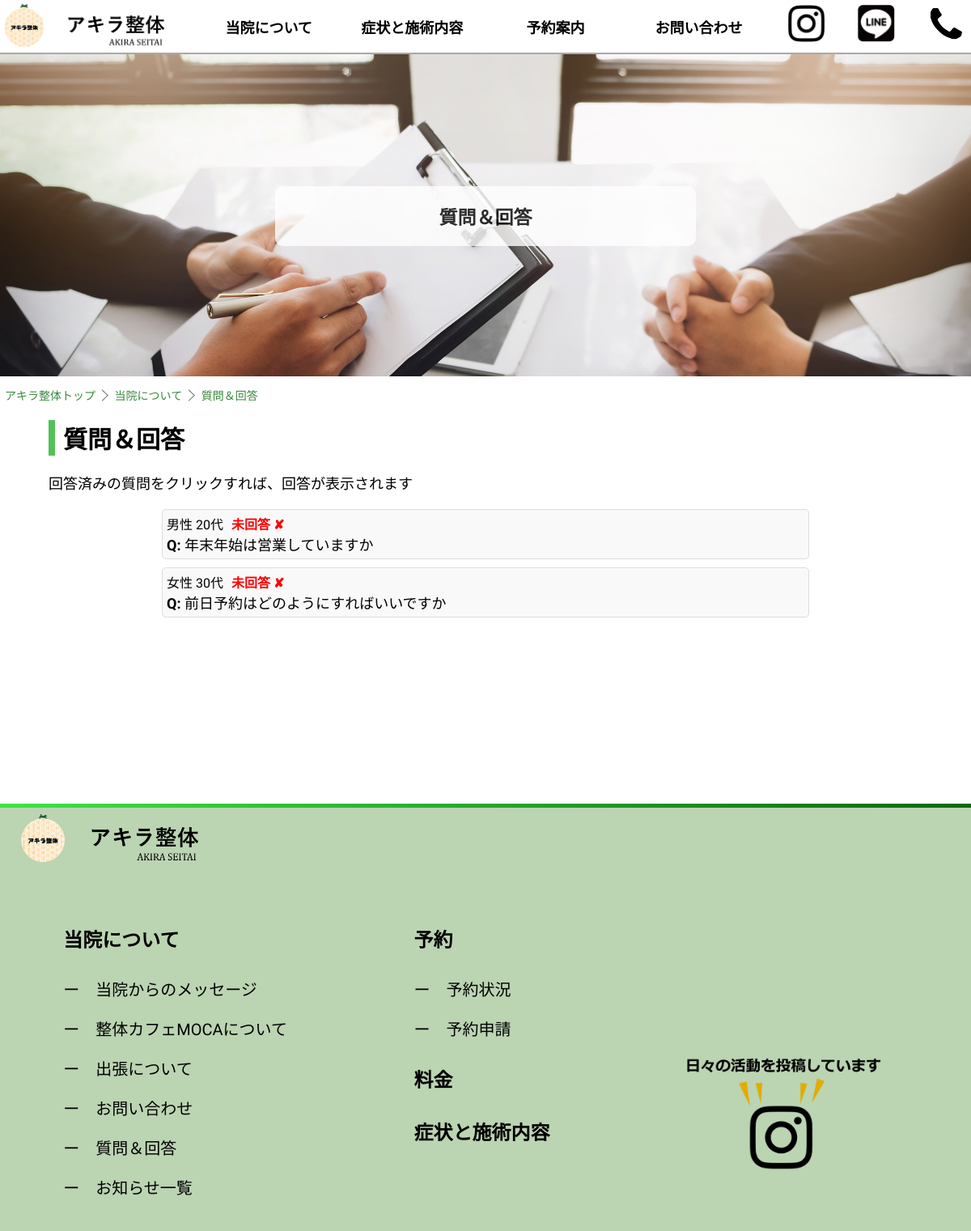
The app's page /faq/, older data.
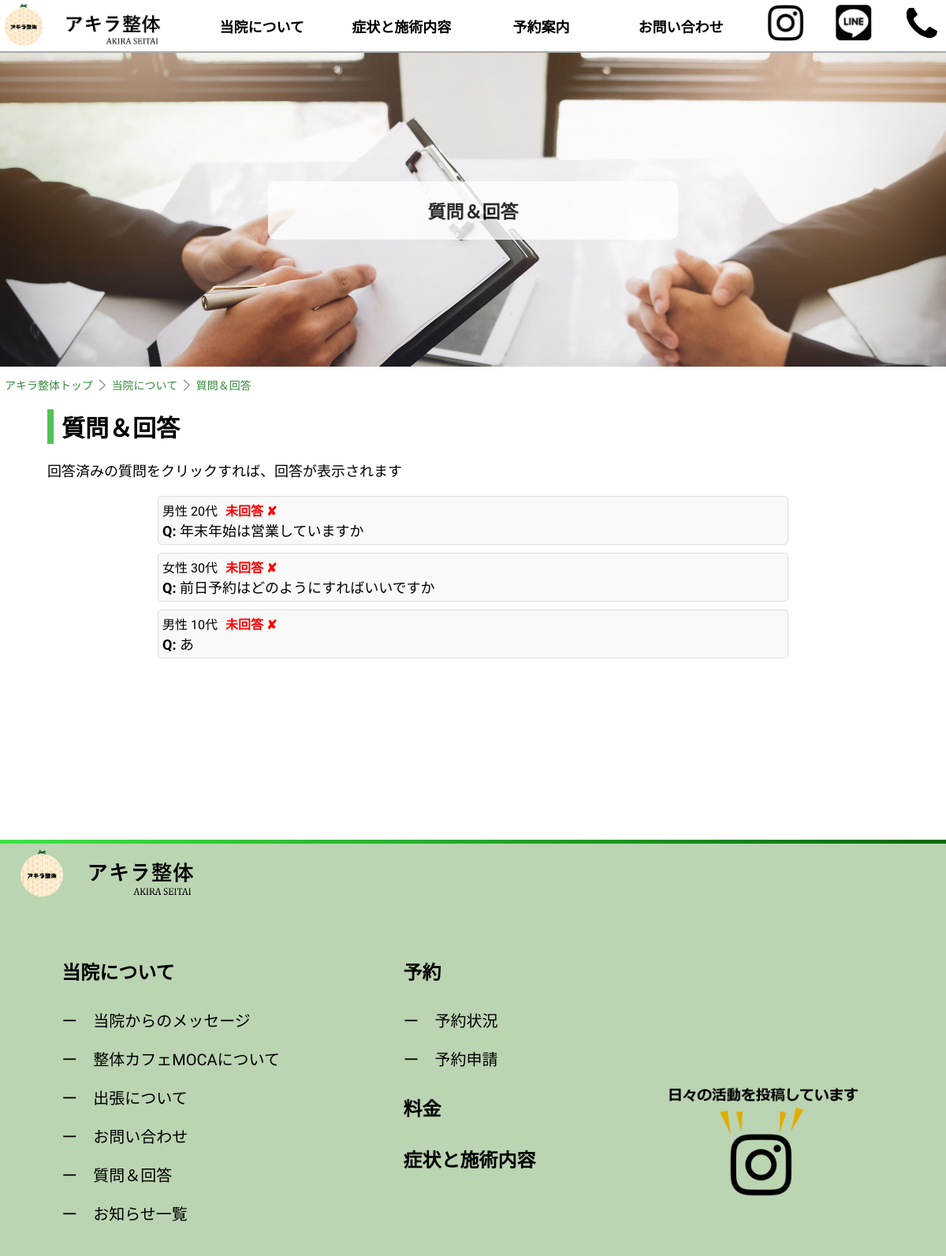
The same page, newer data.
### calendarapp/models.py (models this page shows, shortened)
class Contact(models.Model):
    GENDER_CHOICES = [
        ('男性', '男性'),
        ('女性', '女性'),
        ('その他', 'その他'),
    ]
    AGE_CHOICES = [
        ('10代', '10代'),
        ('20代', '20代'),
        ('30代', '30代'),
        ('40代', '40代'),
        ('50代', '50代'),
        ('60代以上', '60代以上'),
    ]
    gender = models.CharField(max_length=10, choices=GENDER_CHOICES)  # 性別
    age = models.CharField(max_length=10, choices=AGE_CHOICES)       # 年齢
    message = models.TextField()
    answer = models.TextField(blank=True, null=True)

### calendarapp/views.py (the view)
# urls.py: path('faq/', views.faq_view, name='faq'),
def faq_view(request):
    contacts = Contact.objects.all()
    return render(request, 'calendarapp/faq.html', {'contacts': contacts})

### calendarapp/templates/calendarapp/faq.html (shortened to what this page needs)
{% extends 'base.html' %}
{% block content %}
{% load static %}
<body>
   <div class="toppage">
       <div class="text-overlay">
          質問＆回答
       </div>
  </div>
  <div class="directory_box">
      <a href="{% url 'home' %}" ><div class="directory_item">アキラ整体トップ</div></a>
      <img src="{% static 'calendarapp/images/arrow3.png' %}" alt="矢印" class="directory_img">
      <a href="{% url 'detail' %}" ><div class="directory_item">当院について</div></a>
      <img src="{% static 'calendarapp/images/arrow3.png' %}" alt="矢印" class="directory_img">
      <div class="directory_item1">質問＆回答</div>
  </div>
  <div class="heading">質問＆回答</div>
  <div class="faq_body">回答済みの質問をクリックすれば、回答が表示されます</div>
    <div class="container">
        {% for contact in contacts %}
       <div class="faq-block">
                <div class="faq_title">
                    {{ contact.gender }} {{ contact.age }}
                    {% if contact.answer %}
                    <div class="faq_ok">回答済 ✔</div>
                    {% else %}
                    <div class="faq_ng">未回答 ✘</div>
                    {% endif %}
                </div>
                <div class="situmon_kaitou"><strong>Q:</strong> {{ contact.message }}</div>
       </div>
        {% endfor %}
    </div>
</body>
{% endblock %}

Row changes from the older to the newer data that the page shows:
added Contact: gender "男性", age "10代", shows "未回答 ✘", message "あ"
